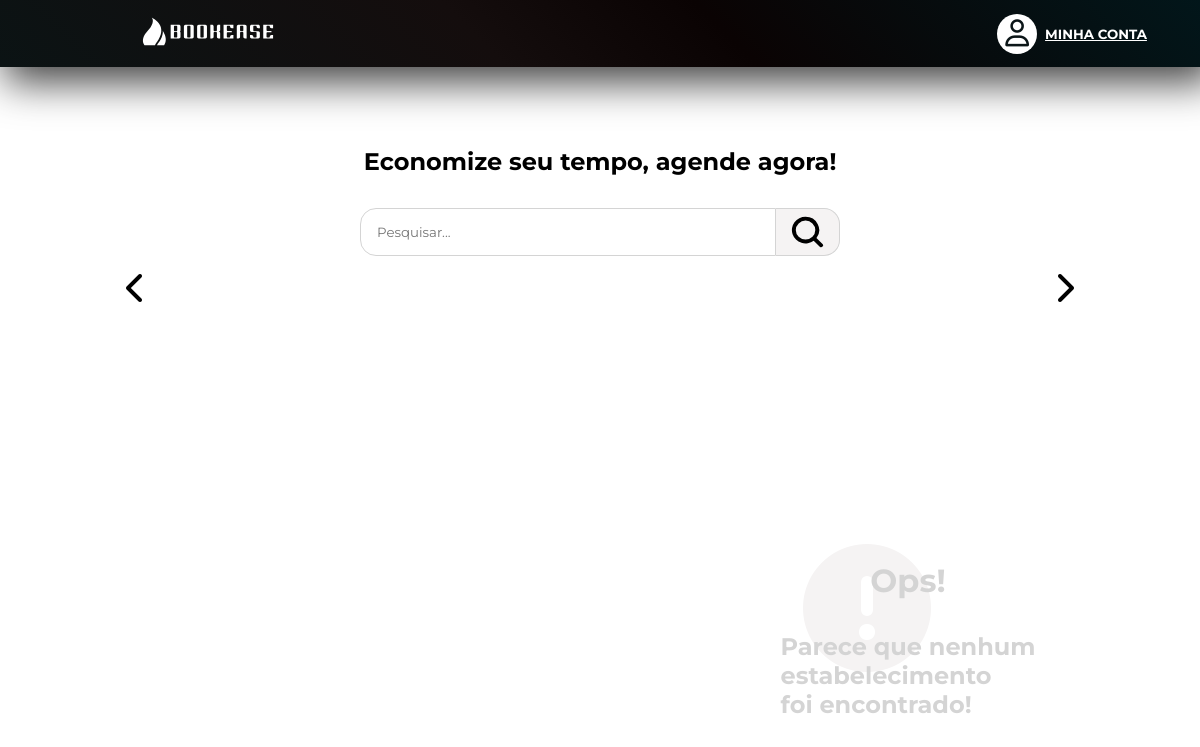
Before: /view/establishments.php (signed in) with the older database file.
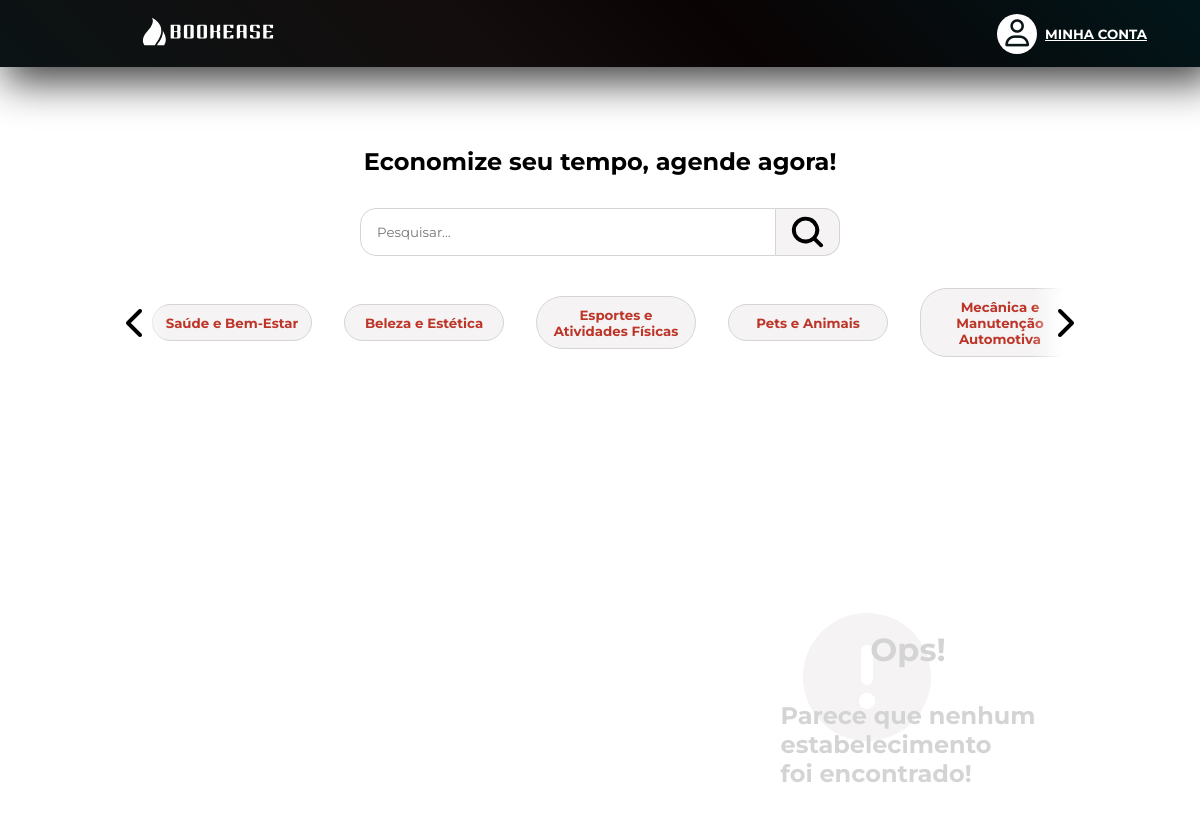
After: the same page with the newer database file.
### tables this page shows
CREATE TABLE subcategories(
    id INT auto_increment,
    name VARCHAR(100),
    category_id INT,
    PRIMARY KEY(id),
    FOREIGN KEY(category_id) REFERENCES categories(id)
);

### controller/establishments_controller.php (called while the page is built, shortened)
<?php
    include_once '../model/database_connect.php';
    function get_establishments() {
        $con = new connect_database();
        $con->connect();
        $query = "SELECT *, categories.name AS category_name, subcategories.name subcategory_name
                FROM establishments
                JOIN categories ON establishments.category_id = categories.id
                LEFT JOIN subcategories ON establishments.subcategory_id = subcategories.id;";
        $result = $con->consult_all($query);
        if($result != null) {
            return $result;
        }
        else {
            return null;
        }
    }
?>

### model/database_connect.php (called while the page is built, shortened)
<?php
class connect_database {
    protected $mysqli;
    protected $host = '127.0.0.1';
    protected $user = 'root';
    protected $password = '';
    protected $database = 'bookease';
    public function connect() {
        $this->mysqli = new mysqli($this->host, $this->user, $this->password, $this->database);
        $this->mysqli->set_charset('utf8');
    }
    public function consult_all($query) {
        try {
            if ($result = $this->mysqli->query($query)){
                $result = $result->fetch_all(MYSQLI_ASSOC);
                return $result;
            }
            else {
                $this->rows_affected = 0;
                return null;
            }
        }
        catch (Exception $exc) {
            $this->disconnect();
        }
    }
}

### controller/categories_controller.php (called while the page is built)
<?php
    function get_subcategory() {
        $con = new connect_database();
        $con->connect();
        $query = "SELECT * FROM subcategories;";
        $result = $con->consult_all($query);
        if($result != null) {
            return $result;
        }
        else {
            return null;
        }
    }
?>

### view/establishments.php (the view, shortened to what this page needs)
<!DOCTYPE html>
<html lang="en">
<head>
    <link rel="stylesheet" href="/public/css/establishments.css">
    <link rel="stylesheet" href="/public/css/components/red_button.css">
    <link rel="stylesheet" href="/public/css/components/header.css">
    <link href='https://unpkg.com/boxicons@2.1.4/css/boxicons.min.css' rel='stylesheet'>
</head>
<body>
    <?php
        require_once '../controller/establishments_controller.php';
        require_once '../controller/categories_controller.php';
        $establishments = get_establishments();
        $categories = get_subcategory();
    ?>
    <header>
        <div class="header">
            <div class="logo">
                <a href="/view/index.php">
                    <img src="/public/images/logos_horizontal/logo1_white.svg" alt="" class="logo_image">
                </a>
            </div>
            <div class="header_buttons">
                <div class="account_pages">
                    <a href="/view/myaccount.php" class="profile_picture">
                        <i class="fa-regular fa-user"></i>
                    </a>
                    <div>
                        <?php
                            if(!isset($_SESSION['login'])) {
                                echo '
                                    <span class="account_buttons">
                                        <a href="/view/login.php">
                                            ENTRE
                                        </a>
                                        <span>ou</span>
                                    </span>
                                    <span class="account_buttons">
                                        <a href="/view/register.php">
                                            CADASTRE-SE
                                        </a>
                                    </span>
                                ';
                            }
                            else {
                                echo '
                                    <a href="/view/myaccount.php">
                                        <span>MINHA CONTA</span>
                                    </a>
                                ';
                            }
                        ?>
                    </div>
                </div>
            </div>
        </div>
    </header>
    <main>
        <div class="search_bar_section">
            <h2>Economize seu tempo, agende agora!</h2>
            <form action="">
                <input type="search" name="" id="" placeholder="Pesquisar..." class="search_bar">
                <button type="submit" class="search_button">
                    <img src="/public/images/search_icon.svg" alt="">
                </button>
            </form>
            <div class="categories_slider">
                <button class="slider_button left"><i class="fa-solid fa-chevron-left"></i></button>
                <div class="categories_section">
                    <?php
                        foreach($categories as $c) {
                            echo '
                                <a href="" class="category">
                                    <span>
                                        '.$c['name'].'
                                    </span>
                                </a>
                            ';
                        }
                    ?>
                </div>
                <button class="slider_button right"><i class="fa-solid fa-chevron-right"></i></button>
            </div>
        </div>
        <div class="establishments_section">
            <div class="establishments_map" id="map"></div>
            <div class="establishments_list">
                <?php
                    if($establishments != null) {
                        foreach($establishments as $e) {
                            echo '
                            <div class="establishment">
                                <div class="establishment_image">
                                    <a href="/view/establishment_page.php">
                                        <img src="/public/images/image_icon.svg" alt="" class="image_icon">
                                    </a>
                                </div>
                                <div class="establishment_info">
                                    <h3>
                                        <a href="#">
                                        '.$e['name'].'
                                        </a>
                                    </h3>
                                    <p>
                                        <span>Descrição: </span>
                                        '.$e['description'].'
                                    </p>
                                    <p>
                                        <span>Categoria: </span>
                                        '.$e['category_name'].'
                                    </p>
                                    <p>
                                        <span>Subcategoria: </span>
                                        '.$e['subcategory_name'].'
                                    </p>
                                    <p>
                                        <span>Endereço: </span>
                                        '.$e['address'].'
                                    </p>
                                </div>
                                <div class="open_establishment">
                                    <a href="/view/establishment_page.php">
                                        <i class="fa-solid fa-arrow-up-right-from-square"></i>
                                    </a>
                                </div>
                            </div>
                            ';
                        }
                    }
                    else {
                        echo '
                            <div class="not_found">
                                <i class="fa-solid fa-circle-exclamation"></i>
                                <h1>
                                    Ops!
                                </h1>
                                <h2>
                                    Parece que nenhum<br>
                                    estabelecimento<br>
                                    foi encontrado!
                                </h2>
                            </div>
                        ';
                    }
                ?>
            </div>
        </div>
    </main>
</body>
</html>

### public/css/establishments.css (style rules this page uses)
@media only screen and (min-width: 1200px) { main { display: flex; flex-direction: column; justify-content: center; align-items: center; } }
@media only screen and (min-width: 1200px) { .establishments_map { margin: 1rem 0 2rem 2rem; border-radius: 1rem; } }
@media only screen and (min-width: 1200px) { .establishments_map, .establishments_list { display: flex; flex-direction: column; gap: 1.3rem; align-items: center; width: 50%; height: 38rem; padding: 1rem 0 1rem 0; } }

### public/css/components/header.css (style rules this page uses)
@media only screen and (min-width: 1200px) { header { width: 100%; display: flex; flex-direction: column; justify-content: flex-start; align-items: center; } }
@media only screen and (min-width: 1200px) { .header { width: 100%; display: flex; flex-direction: row; justify-content: space-between; align-items: center; height: 4.2rem; background: linear-gradient(45deg, #0b1314 0%, #140d0d 40%, #0a0303 60%, #02161a 100%); box-shadow: 10px 10px 40px 5px rgba(0,0,0,0.75); } }
@media only screen and (min-width: 1200px) { .logo { width: 26rem; height: 100%; display: flex; flex-direction: row; justify-content: center; align-items: center; } }
@media only screen and (min-width: 1200px) { .logo_image { min-width: var(--logo-size); max-width: var(--logo-size); transition: all ease-in-out 0.45s; } }

### public/css/global.css (style rules this page uses)
* { box-sizing: border-box; margin: 0; padding: 0; font-family: 'Montserrat'; scroll-behavior: smooth; }
a { color: var(--red-1); }
:root { --logo-size: 8.5rem; --primary-color: #EAAA00; --red-1: #bd3528; --red-2: #8C271E; --red-3: #f5d8d6; --gray-1: #0C1618; --gray-2: #4b6268; --gray-3: #d4d4d4; --white-1: #FFF; --white-2: #eef4f6; --white-3: #f5f3f3; --green-1: #5cb85c; --font-xsm: 8pt; --font-sm: 10pt; --font-md: 12pt; --font-lg: 14pt; --font-xl: 16pt; --font-xxl: 18pt; }

Changed rows visible on the page:
added subcategories: name "Saúde e Bem-Estar"
added subcategories: name "Beleza e Estética"
added subcategories: name "Esportes e Atividades Físicas"
added subcategories: name "Pets e Animais"
added subcategories: name "Mecânica e Manutenção Automotiva"
